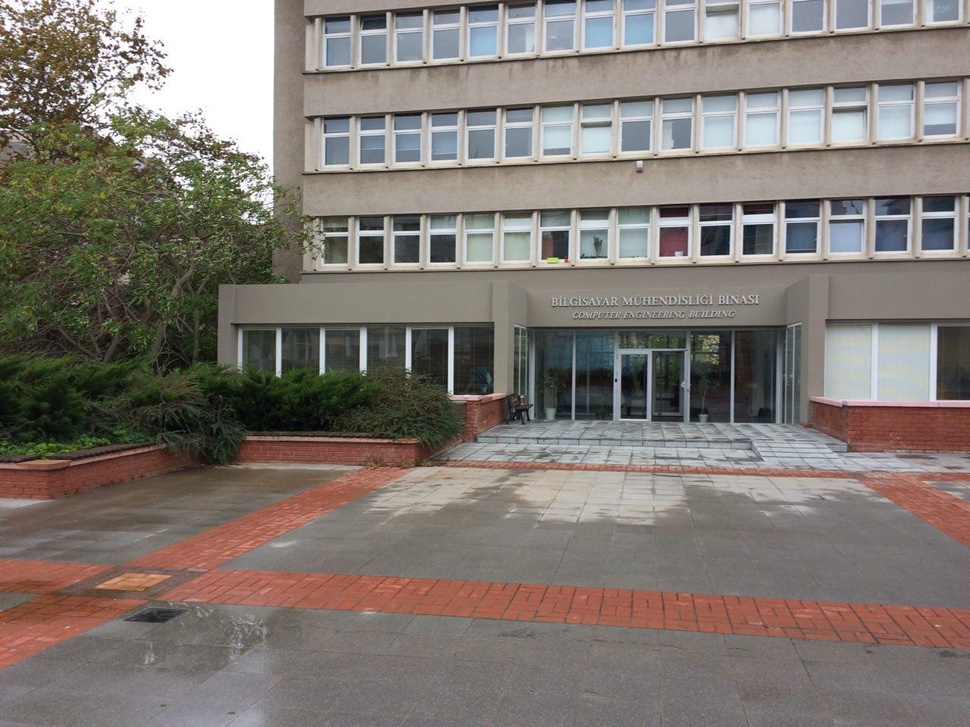
#> input picture Assignment-2/cmpe-building/left-1.jpg, 970 x 727 px, shrunk from 1280 x 960 before the run, found by its file name
$ python stitching.py   (older library calls are emulated)
#> lines starting #> are read from the running program, lines starting #| are printed output that depends on the picture
from scipy.interpolate import RegularGridInterpolator
import numpy as np
from matplotlib import pyplot as plt


def interest_points(imgs, n_interest_points=15):
    # Get interest points by mouse clicks
    int_points = {}
    for img in imgs:
        fig = plt.figure()
        plt.imshow(imgs[img])
        plt.title("Select {} points".format(n_interest_points))
        im_points = plt.ginput(n_interest_points, timeout=-1)
        int_points[img] = im_points
        plt.close(fig)

    return int_points


# [199 lines left out: functions computeH, warp, save_points, add_noise, not called in this run]


def merge_image(merged, img, xminim, yminim, xmin, ymin, method="add"):
    return merged


# [40 lines left out: function merge_images, not called in this run]


def get_warpeds(imgs, fname, normalized=True, variance=1, n_interest_points=15, noise=False):
    warpeds = []
    xmaxs = []
    xmins = []
    ymaxs = []
    ymins = []

    for img_pair in imgs:
        imgs_ = {
            "first": img_pair[0],
            "second": img_pair[1]
        }
        int_points = interest_points(imgs_, n_interest_points)
        save_points(fname, int_points)
        if noise:
            int_points = add_noise(variance, int_points)

        H = computeH(int_points["first"], int_points["second"], normalized)
        warped, xmin, xmax, ymin, ymax = warp(imgs_["first"], H)
        warpeds.append(warped)
        xmaxs.append(xmax)
        ymaxs.append(ymax)
        xmins.append(xmin)
        ymins.append(ymin)

    return warpeds, xmaxs, xmins, ymaxs, ymins


def experiment(imgs, ref_img, fname, normalized=True, variance=1, method="add", n_interest_points=15, noise=False):
    imgs_ = []
    for img in imgs:
        imgs_.append((img, ref_img))

    warpeds, xmaxs, xmins, ymaxs, ymins = get_warpeds(imgs_, fname, normalized, variance, n_interest_points, noise)

    warpeds.append(ref_img)
    xmaxs.append(ref_img.shape[1])
    ymaxs.append(ref_img.shape[0])
    xmins.append(0)
    ymins.append(0)

    return merge_images(warpeds, xmaxs, xmins, ymaxs, ymins, method)


if __name__ == "__main__":
    left1 = plt.imread("cmpe-building/left-1.jpg")
#> left1 is the input picture: shape (727, 970, 3); mean R, G, B 127.4, 119.8, 113.7
    left2 = plt.imread("cmpe-building/left-2.jpg")
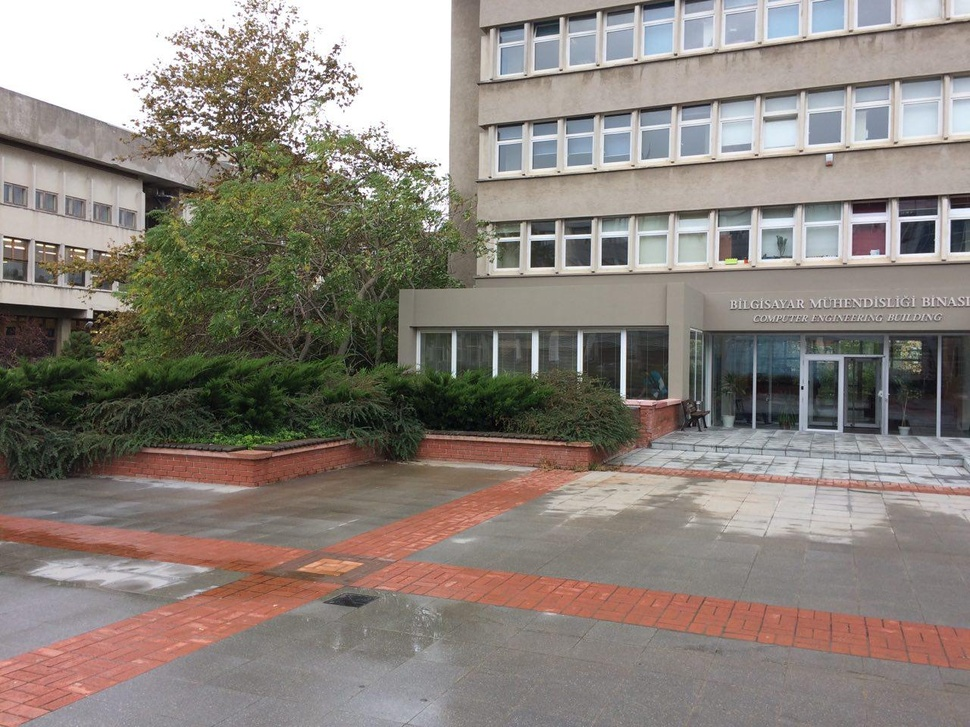
#> input picture Assignment-2/cmpe-building/left-2.jpg, 970 x 727 px, shrunk from 1280 x 960 before the run, found by its file name
#> left2 is the input picture: shape (727, 970, 3); mean R, G, B 139.5, 131.3, 124.3
    mid = plt.imread("cmpe-building/middle.jpg")
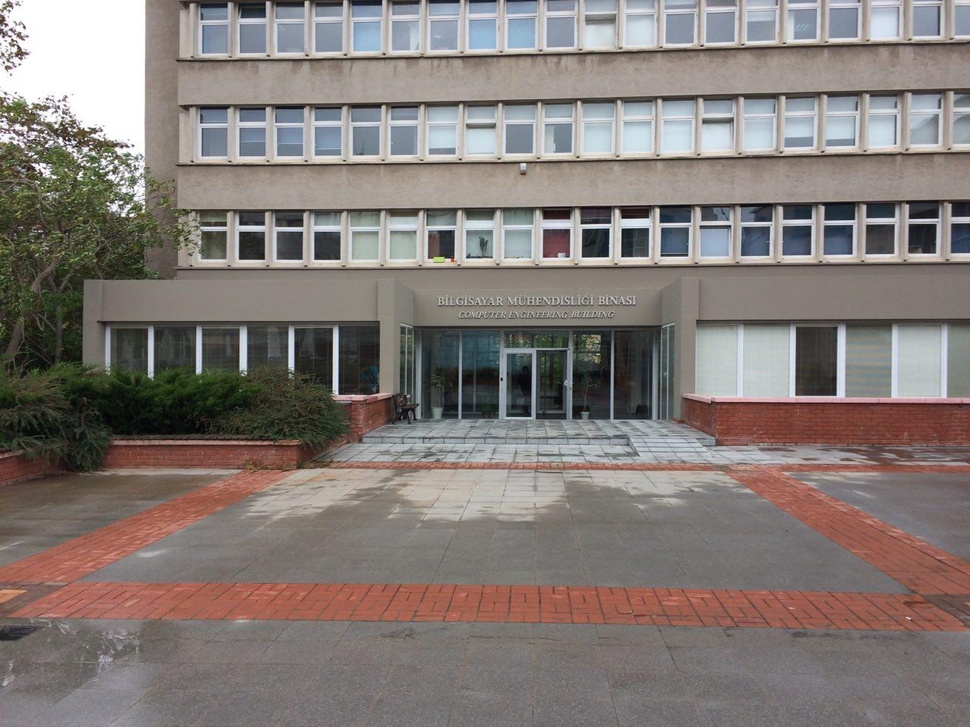
#> input picture Assignment-2/cmpe-building/middle.jpg, 970 x 727 px, shrunk from 1280 x 960 before the run, found by its file name
#> mid is the input picture: shape (727, 970, 3); mean R, G, B 130.9, 122.4, 118.5
    right1 = plt.imread("cmpe-building/right-1.jpg")
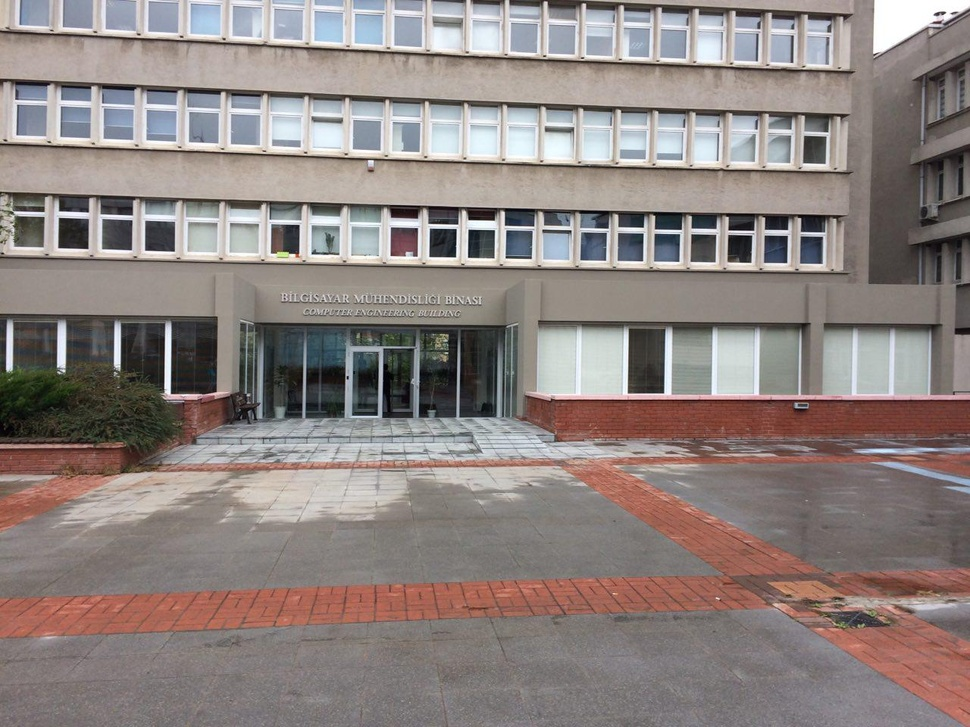
#> input picture Assignment-2/cmpe-building/right-1.jpg, 970 x 727 px, shrunk from 1280 x 960 before the run, found by its file name
#> right1 is the input picture: shape (727, 970, 3); mean R, G, B 141.5, 131.1, 128.1
    right2 = plt.imread("cmpe-building/right-2.jpg")
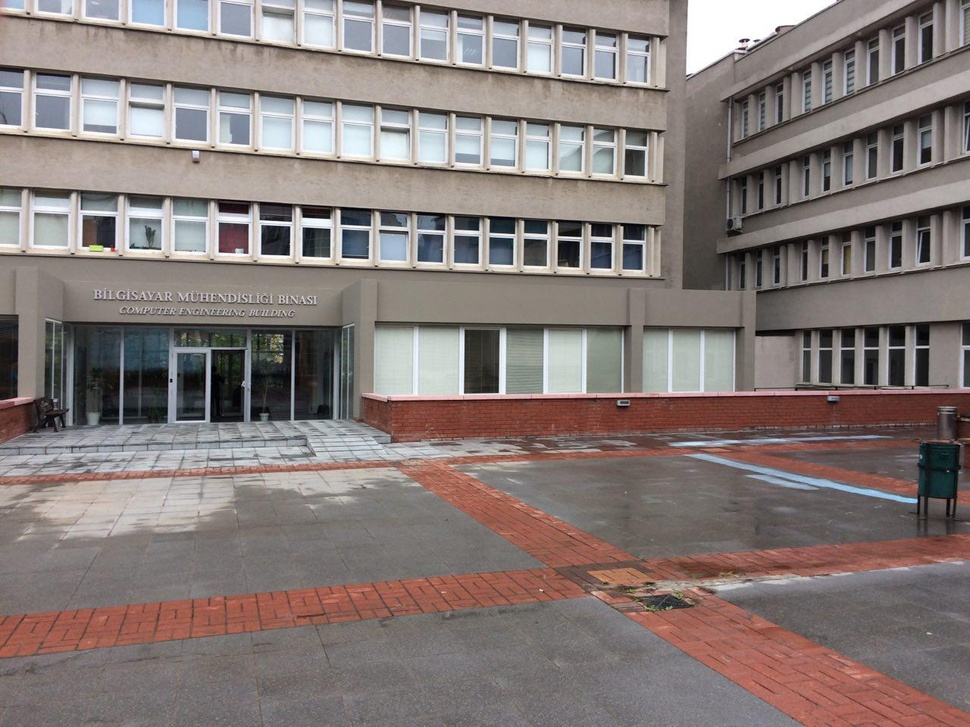
#> input picture Assignment-2/cmpe-building/right-2.jpg, 970 x 727 px, shrunk from 1280 x 960 before the run, found by its file name
#> right2 is the input picture: shape (727, 970, 3); mean R, G, B 133.5, 122.5, 120

    imgs = [left1, right1]
    ref_img = mid


    def exp_results(exp_name, imgs, ref_img, normalized=True,variance=1, method="add", n_interest_points=15, noise=False):
        points_file = exp_name + "-points.txt"
        merged = experiment(imgs, ref_img, points_file, normalized, variance, method, n_interest_points, noise=noise)
        plt.imshow(merged)
        plt.savefig(exp_name + ".png")
        plt.title(exp_name)
        plt.show()


    # [22 lines of commented-out code are left out]

    imgs = [left2, left1, right1, right2]
    options = ["avg", "max"]

    for option in options:
        exp_name = "all-" + option
#> (the run stopped early here; a loop or call above may not have finished)
